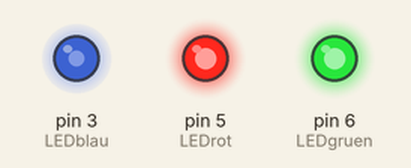
Bench run of a sketch on a simulated Arduino Uno, built with avr-gcc and run on an emulated ATmega328P. Shown: output pins drawn as LEDs (lit = HIGH).

Above: at 0.05 s.
At 2.0 s:
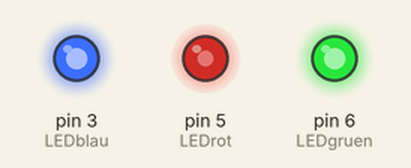
At 3.0 s:
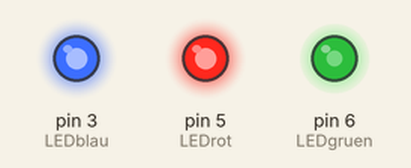
At 4.0 s:
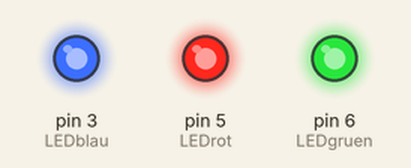
Timing chart, 0 to 5.2 s (numbered marks = the images above):
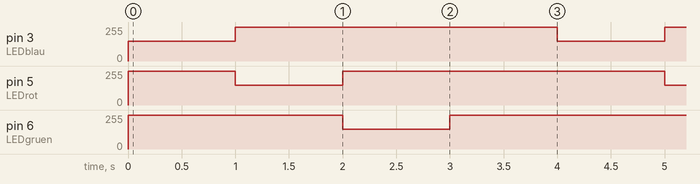

Measured:
- by itself, pin 3 (LEDblau): alternates 255/255 for 3.0 s and 150/255 for 1.0 s
- by itself, pin 5 (LEDrot), pin 6 (LEDgruen): repeats every 4.0 s: 150/255 1.0 s, 255/255 3.0 s

The sketch:

LedRGBRotGruenBlau.ino
```cpp
int LEDblau = 3; // Farbe blau an Pin 3
int LEDrot = 5; // Farbe rot an Pin 5
int LEDgruen=6; // Farbe gruen an Pin 6
int p=1000; // p ist eine Pause mit 1000ms also 1 Sekunde
int brightness1a = 150; // Zahlenwert zwischen 0 und 255 – gibt die Leuchtstärke der einzelnen Farbe an
int brightness1b = 150; // Zahlenwert zwischen 0 und 255 – gibt die Leuchtstärke der einzelnen Farbe an
int brightness1c = 150; // Zahlenwert zwischen 0 und 255 – gibt die Leuchtstärke der einzelnen Farbe an
int dunkel = 255; // Zahlenwert 0 bedeutet Spannung 0V – also LED aus.

void setup()
{
pinMode(LEDblau, OUTPUT);
pinMode(LEDgruen, OUTPUT);
pinMode(LEDrot, OUTPUT);
}

void loop()
{
analogWrite(LEDblau, dunkel); // blau ausschalten
analogWrite(LEDgruen, dunkel); // gruen ausschalten
analogWrite(LEDrot, dunkel); // rot ausschalten
analogWrite(LEDblau, brightness1a); // blau einschalten
delay(p); // pause
analogWrite(LEDblau, dunkel); // blau ausschalten
analogWrite(LEDrot, brightness1b); // rot einschalten
delay(p); // pause
analogWrite(LEDrot, dunkel); // rotausschalten
analogWrite(LEDgruen, brightness1c); // gruen einschalten
delay(p); // pause
analogWrite(LEDgruen, dunkel); // gruenausschalten
delay(p); // pause
}
```
